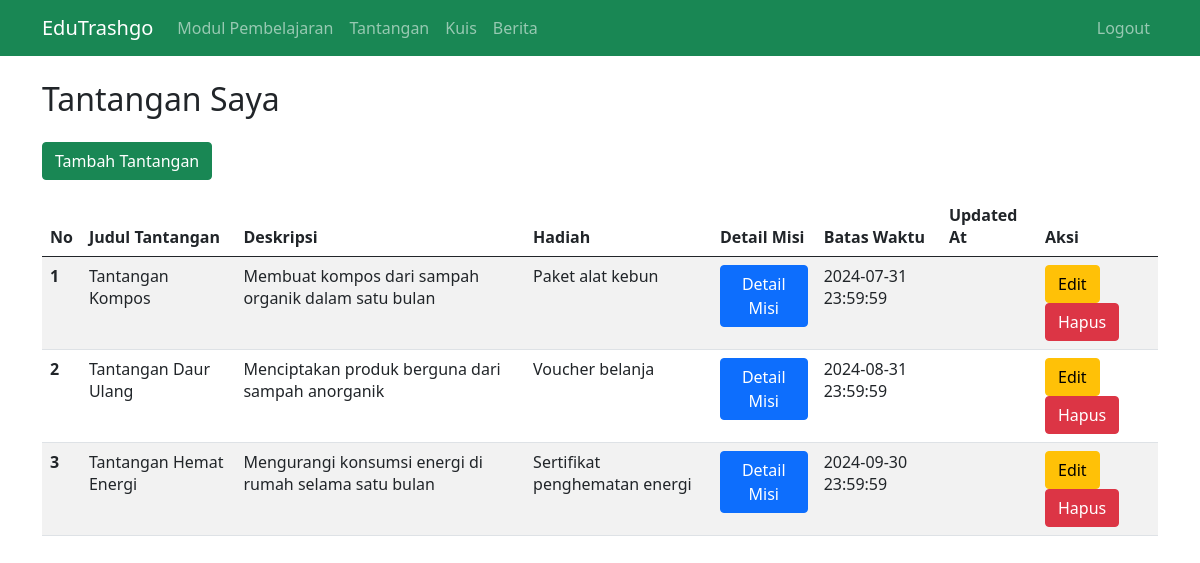
Page /tantangan/index.php on the committed database.
### tables this page shows
CREATE TABLE `tantangan` (
  `id_tantangan` int(11) NOT NULL,
  `judul` varchar(255) NOT NULL,
  `deskripsi` text DEFAULT NULL,
  `batas_waktu` datetime DEFAULT NULL,
  `hadiah` text DEFAULT NULL,
  `created_at` timestamp NULL DEFAULT NULL,
  `updated_at` timestamp NULL DEFAULT NULL
);

### tantangan/index.php (the view, shortened to what this page needs)
<?php
include('../template/head.php');
?>
<body>
    <div class="container">
        <h2 class="my-4">Tantangan Saya</h2>
        <div class="text-right mb-3">
            <button class="btn btn-success" onclick="showAddChallengeForm()">Tambah Tantangan</button>
        </div>
        <table class="table table-striped">
            <thead>
                <tr>
                    <th scope="col">No</th>
                    <th scope="col">Judul Tantangan</th>
                    <th scope="col">Deskripsi</th>
                    <th scope="col">Hadiah</th>
                    <th scope="col">Detail Misi</th>
                    <th scope="col">Batas Waktu</th>
                    <th scope="col">Updated At</th>
                    <th scope="col">Aksi</th>
                </tr>
            </thead>
            <tbody>
            <?php
            $koneksi = mysqli_connect("localhost", "root", "", "edutes");
            $query = "SELECT * FROM tantangan";
            $result = mysqli_query($koneksi, $query);
            $nomor = 1;
            while ($row = mysqli_fetch_assoc($result)) {
                echo "<tr>";
                echo "<th scope='row'>$nomor</th>";
                echo "<td>{$row['judul']}</td>";
                echo "<td>{$row['deskripsi']}</td>";
                echo "<td>{$row['hadiah']}</td>";
                echo "<td>
                    <button class='btn btn-primary' onclick='lihatMisi(" . $row['id_tantangan'] . ")'>Detail Misi</button>
                    </td>";
                echo "<td>{$row['batas_waktu']}</td>";
                echo "<td>{$row['updated_at']}</td>";
                echo "<td>
                    <button class='btn btn-warning' onclick='editTantangan(" . $row['id_tantangan'] . ")'>Edit</button>
                    <button class='btn btn-danger' onclick='deleteTantangan(" . $row['id_tantangan'] . ")'>Hapus</button>
                    </td>";
                echo "</tr>";
                $nomor++;
            }
            ?>
        </table>
    </div>
</body>
<?php
include('../template/foot.php');
?>

### template/head.php (shortened to what this page needs)
<html lang="en">
<head>
    <link
        href="https://cdn.jsdelivr.net/npm/bootstrap@5.0.0-beta2/dist/css/bootstrap.min.css"
        rel="stylesheet"
    />
</head>
<body>
    <nav class="navbar navbar-expand-lg navbar-dark bg-success">
        <div class="container">
            <a class="navbar-brand" href="../index.php">EduTrashgo</a>
            <div class="collapse navbar-collapse" id="navbarNavAltMarkup">
                <div class="navbar-nav me-auto">
                    <a class="nav-link" href="../modul/">Modul Pembelajaran</a>
                    <a class="nav-link" href="../tantangan/">Tantangan</a>
                    <a class="nav-link" href="../kuis/">Kuis</a>
                    <a class="nav-link" href="../berita/">Berita</a>
                </div>
                <div class="navbar-nav ms-auto">
                    <a class="nav-link" href="../logout.php">Logout</a>
                </div>
            </div>
        </div>
    </nav>
</body>
</html>

### template/foot.php (shortened to what this page needs)
</body>
</html>

### rows in the picture
tantangan: judul "Tantangan Kompos", deskripsi "Membuat kompos dari sampah organik dalam satu bulan", hadiah "Paket alat kebun", batas_waktu "2024-07-31 23:59:59"
tantangan: judul "Tantangan Daur Ulang", deskripsi "Menciptakan produk berguna dari sampah anorganik", hadiah "Voucher belanja", batas_waktu "2024-08-31 23:59:59"
tantangan: judul "Tantangan Hemat Energi", deskripsi "Mengurangi konsumsi energi di rumah selama satu bulan", hadiah "Sertifikat penghematan energi", batas_waktu "2024-09-30 23:59:59"
